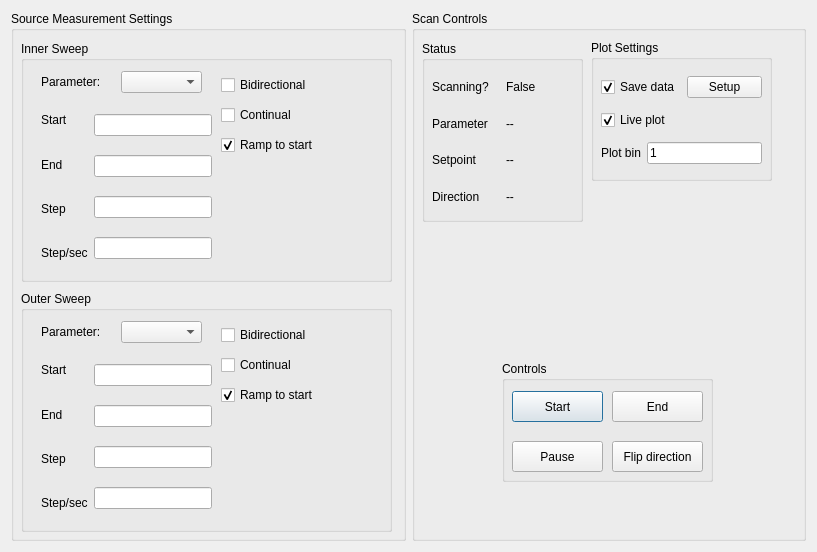
<?xml version="1.0" encoding="UTF-8"?>
<ui version="4.0">
 <class>Create2DSweep</class>
 <widget class="QDialog" name="Create2DSweep">
  <property name="geometry">
   <rect>
    <x>0</x>
    <y>0</y>
    <width>817</width>
    <height>552</height>
   </rect>
  </property>
  <property name="windowTitle">
   <string>Dialog</string>
  </property>
  <layout class="QGridLayout" name="gridLayout">
   <item row="0" column="1">
    <widget class="QGroupBox" name="groupBox_2">
     <property name="title">
      <string>Scan Controls</string>
     </property>
     <widget class="QGroupBox" name="controlBox">
      <property name="geometry">
       <rect>
        <x>90</x>
        <y>350</y>
        <width>211</width>
        <height>121</height>
       </rect>
      </property>
      <property name="title">
       <string>Controls</string>
      </property>
      <widget class="QPushButton" name="startButton2D">
       <property name="geometry">
        <rect>
         <x>10</x>
         <y>30</y>
         <width>91</width>
         <height>31</height>
        </rect>
       </property>
       <property name="text">
        <string>Start</string>
       </property>
      </widget>
      <widget class="QPushButton" name="flipDirectionButto2D">
       <property name="geometry">
        <rect>
         <x>110</x>
         <y>80</y>
         <width>91</width>
         <height>31</height>
        </rect>
       </property>
       <property name="styleSheet">
        <string notr="true"/>
       </property>
       <property name="text">
        <string>Flip direction</string>
       </property>
      </widget>
      <widget class="QPushButton" name="pauseButton2D">
       <property name="geometry">
        <rect>
         <x>10</x>
         <y>80</y>
         <width>91</width>
         <height>31</height>
        </rect>
       </property>
       <property name="text">
        <string>Pause</string>
       </property>
      </widget>
      <widget class="QPushButton" name="endButton2D">
       <property name="geometry">
        <rect>
         <x>110</x>
         <y>30</y>
         <width>91</width>
         <height>31</height>
        </rect>
       </property>
       <property name="text">
        <string>End</string>
       </property>
      </widget>
     </widget>
     <widget class="QGroupBox" name="groupBox">
      <property name="geometry">
       <rect>
        <x>10</x>
        <y>30</y>
        <width>161</width>
        <height>181</height>
       </rect>
      </property>
      <property name="title">
       <string>Status</string>
      </property>
      <widget class="QWidget" name="verticalLayoutWidget_3">
       <property name="geometry">
        <rect>
         <x>10</x>
         <y>30</y>
         <width>141</width>
         <height>141</height>
        </rect>
       </property>
       <layout class="QVBoxLayout" name="verticalLayout_3">
        <item>
         <layout class="QHBoxLayout" name="horizontalLayout">
          <item>
           <layout class="QVBoxLayout" name="verticalLayout">
            <item>
             <widget class="QLabel" name="scanLabel">
              <property name="text">
               <string>Scanning?</string>
              </property>
             </widget>
            </item>
            <item>
             <widget class="QLabel" name="paramLabel">
              <property name="text">
               <string>Parameter</string>
              </property>
             </widget>
            </item>
            <item>
             <widget class="QLabel" name="setpointLabel">
              <property name="text">
               <string>Setpoint</string>
              </property>
             </widget>
            </item>
            <item>
             <widget class="QLabel" name="directionLabel">
              <property name="text">
               <string>Direction</string>
              </property>
             </widget>
            </item>
           </layout>
          </item>
          <item>
           <layout class="QVBoxLayout" name="verticalLayout_2">
            <item>
             <widget class="QLabel" name="scanValue2D">
              <property name="text">
               <string>False</string>
              </property>
             </widget>
            </item>
            <item>
             <widget class="QLabel" name="paramValue2D">
              <property name="text">
               <string>--</string>
              </property>
             </widget>
            </item>
            <item>
             <widget class="QLabel" name="setpointValue2D">
              <property name="text">
               <string>--</string>
              </property>
             </widget>
            </item>
            <item>
             <widget class="QLabel" name="directionValue2D">
              <property name="text">
               <string>--</string>
              </property>
             </widget>
            </item>
           </layout>
          </item>
         </layout>
        </item>
       </layout>
      </widget>
     </widget>
     <widget class="QGroupBox" name="groupBox_3">
      <property name="geometry">
       <rect>
        <x>179</x>
        <y>29</y>
        <width>181</width>
        <height>141</height>
       </rect>
      </property>
      <property name="title">
       <string>Plot Settings</string>
      </property>
      <widget class="QWidget" name="layoutWidget_5">
       <property name="geometry">
        <rect>
         <x>10</x>
         <y>30</y>
         <width>161</width>
         <height>101</height>
        </rect>
       </property>
       <layout class="QVBoxLayout" name="sweepOptionsLayout_4">
        <item>
         <layout class="QHBoxLayout" name="saveLayout_3">
          <item>
           <widget class="QCheckBox" name="saveBox2D">
            <property name="text">
             <string>Save data</string>
            </property>
            <property name="checked">
             <bool>true</bool>
            </property>
           </widget>
          </item>
          <item>
           <widget class="QPushButton" name="saveButton2D">
            <property name="sizePolicy">
             <sizepolicy hsizetype="Minimum" vsizetype="Fixed">
              <horstretch>0</horstretch>
              <verstretch>0</verstretch>
             </sizepolicy>
            </property>
            <property name="minimumSize">
             <size>
              <width>40</width>
              <height>0</height>
             </size>
            </property>
            <property name="text">
             <string>Setup</string>
            </property>
           </widget>
          </item>
         </layout>
        </item>
        <item>
         <widget class="QCheckBox" name="livePlotBox2D">
          <property name="text">
           <string>Live plot</string>
          </property>
          <property name="checked">
           <bool>true</bool>
          </property>
         </widget>
        </item>
        <item>
         <layout class="QHBoxLayout" name="plotbinLayout_3">
          <item>
           <widget class="QLabel" name="plotbinLabel_3">
            <property name="text">
             <string>Plot bin</string>
            </property>
           </widget>
          </item>
          <item>
           <widget class="QLineEdit" name="plotbinEdit2D">
            <property name="text">
             <string>1</string>
            </property>
           </widget>
          </item>
         </layout>
        </item>
       </layout>
      </widget>
     </widget>
    </widget>
   </item>
   <item row="0" column="0">
    <widget class="QGroupBox" name="scanGroupBox">
     <property name="title">
      <string>Source Measurement Settings</string>
     </property>
     <widget class="QGroupBox" name="setupBox">
      <property name="geometry">
       <rect>
        <x>10</x>
        <y>30</y>
        <width>371</width>
        <height>241</height>
       </rect>
      </property>
      <property name="title">
       <string>Inner Sweep</string>
      </property>
      <widget class="QWidget" name="layoutWidget_2">
       <property name="geometry">
        <rect>
         <x>20</x>
         <y>60</y>
         <width>171</width>
         <height>171</height>
        </rect>
       </property>
       <layout class="QHBoxLayout" name="scanHorizontalLayout">
        <item>
         <layout class="QVBoxLayout" name="scanLabelVerticalLayout">
          <item>
           <widget class="QLabel" name="startLabel">
            <property name="text">
             <string>Start</string>
            </property>
           </widget>
          </item>
          <item>
           <widget class="QLabel" name="endLabel">
            <property name="text">
             <string>End</string>
            </property>
           </widget>
          </item>
          <item>
           <widget class="QLabel" name="stepLabel">
            <property name="text">
             <string>Step</string>
            </property>
           </widget>
          </item>
          <item>
           <widget class="QLabel" name="stepsecLabel">
            <property name="text">
             <string>Step/sec</string>
            </property>
           </widget>
          </item>
         </layout>
        </item>
        <item>
         <layout class="QVBoxLayout" name="scanValuesLayout">
          <item>
           <widget class="QLineEdit" name="startInner">
            <property name="readOnly">
             <bool>true</bool>
            </property>
           </widget>
          </item>
          <item>
           <widget class="QLineEdit" name="endInner"/>
          </item>
          <item>
           <widget class="QLineEdit" name="stepInner"/>
          </item>
          <item>
           <widget class="QLineEdit" name="stepsecInner"/>
          </item>
         </layout>
        </item>
       </layout>
      </widget>
      <widget class="QComboBox" name="scanParameterInner">
       <property name="geometry">
        <rect>
         <x>100</x>
         <y>30</y>
         <width>81</width>
         <height>22</height>
        </rect>
       </property>
      </widget>
      <widget class="QLabel" name="scanParameterLabel">
       <property name="geometry">
        <rect>
         <x>20</x>
         <y>30</y>
         <width>71</width>
         <height>21</height>
        </rect>
       </property>
       <property name="text">
        <string>Parameter:</string>
       </property>
      </widget>
      <widget class="QWidget" name="layoutWidget_6">
       <property name="geometry">
        <rect>
         <x>200</x>
         <y>30</y>
         <width>161</width>
         <height>91</height>
        </rect>
       </property>
       <layout class="QVBoxLayout" name="sweepOptionsLayout_5">
        <item>
         <widget class="QCheckBox" name="bidirectionalInner">
          <property name="text">
           <string>Bidirectional</string>
          </property>
         </widget>
        </item>
        <item>
         <widget class="QCheckBox" name="continualInner">
          <property name="text">
           <string>Continual</string>
          </property>
         </widget>
        </item>
        <item>
         <widget class="QCheckBox" name="rampToStartInner">
          <property name="text">
           <string>Ramp to start</string>
          </property>
          <property name="checked">
           <bool>true</bool>
          </property>
         </widget>
        </item>
       </layout>
      </widget>
     </widget>
     <widget class="QGroupBox" name="setupBox_2">
      <property name="geometry">
       <rect>
        <x>10</x>
        <y>280</y>
        <width>371</width>
        <height>241</height>
       </rect>
      </property>
      <property name="title">
       <string>Outer Sweep</string>
      </property>
      <widget class="QWidget" name="layoutWidget_4">
       <property name="geometry">
        <rect>
         <x>20</x>
         <y>60</y>
         <width>171</width>
         <height>171</height>
        </rect>
       </property>
       <layout class="QHBoxLayout" name="scanHorizontalLayout_2">
        <item>
         <layout class="QVBoxLayout" name="scanLabelVerticalLayout_2">
          <item>
           <widget class="QLabel" name="startLabel_2">
            <property name="text">
             <string>Start</string>
            </property>
           </widget>
          </item>
          <item>
           <widget class="QLabel" name="endLabel_2">
            <property name="text">
             <string>End</string>
            </property>
           </widget>
          </item>
          <item>
           <widget class="QLabel" name="stepLabel_2">
            <property name="text">
             <string>Step</string>
            </property>
           </widget>
          </item>
          <item>
           <widget class="QLabel" name="stepsecLabel_2">
            <property name="text">
             <string>Step/sec</string>
            </property>
           </widget>
          </item>
         </layout>
        </item>
        <item>
         <layout class="QVBoxLayout" name="scanValuesLayout_2">
          <item>
           <widget class="QLineEdit" name="startOuter">
            <property name="readOnly">
             <bool>true</bool>
            </property>
           </widget>
          </item>
          <item>
           <widget class="QLineEdit" name="endOuter"/>
          </item>
          <item>
           <widget class="QLineEdit" name="stepOuter"/>
          </item>
          <item>
           <widget class="QLineEdit" name="stepsecOuter"/>
          </item>
         </layout>
        </item>
       </layout>
      </widget>
      <widget class="QComboBox" name="scanParameterOuter">
       <property name="geometry">
        <rect>
         <x>100</x>
         <y>30</y>
         <width>81</width>
         <height>22</height>
        </rect>
       </property>
      </widget>
      <widget class="QLabel" name="scanParameterLabel_2">
       <property name="geometry">
        <rect>
         <x>20</x>
         <y>30</y>
         <width>71</width>
         <height>21</height>
        </rect>
       </property>
       <property name="text">
        <string>Parameter:</string>
       </property>
      </widget>
      <widget class="QWidget" name="layoutWidget_3">
       <property name="geometry">
        <rect>
         <x>200</x>
         <y>30</y>
         <width>161</width>
         <height>91</height>
        </rect>
       </property>
       <layout class="QVBoxLayout" name="sweepOptionsLayout_2">
        <item>
         <widget class="QCheckBox" name="bidirectionalOuter">
          <property name="text">
           <string>Bidirectional</string>
          </property>
         </widget>
        </item>
        <item>
         <widget class="QCheckBox" name="continualOuter">
          <property name="text">
           <string>Continual</string>
          </property>
         </widget>
        </item>
        <item>
         <widget class="QCheckBox" name="rampToStartOuter">
          <property name="text">
           <string>Ramp to start</string>
          </property>
          <property name="checked">
           <bool>true</bool>
          </property>
         </widget>
        </item>
       </layout>
      </widget>
     </widget>
    </widget>
   </item>
  </layout>
 </widget>
 <resources/>
 <connections/>
</ui>
